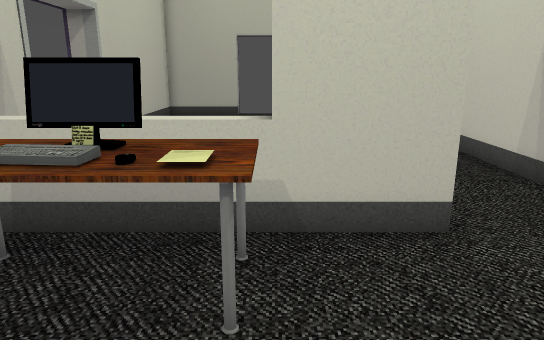
[1] (above)

12 first-person views from a walk through a Godot game level. The camera is 1.2 m above the floor, tilts 14° down and sees 70° across. Doors that lead somewhere are drawn open, without their leaves. The floor is counted in squares, 0.5 m on a side. Each view is taken from the middle of a square. On the plan, view 1 faces up. The plan holds only what a view shows up to about 20 squares ahead; the rest is blank.

[2]
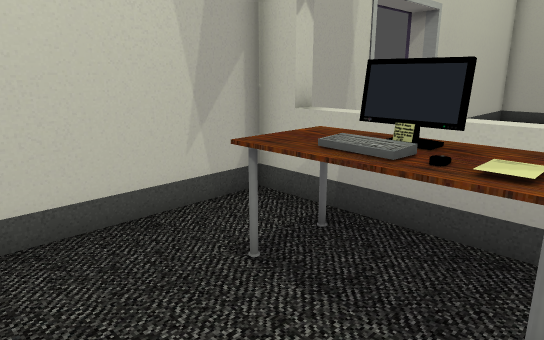

[3]
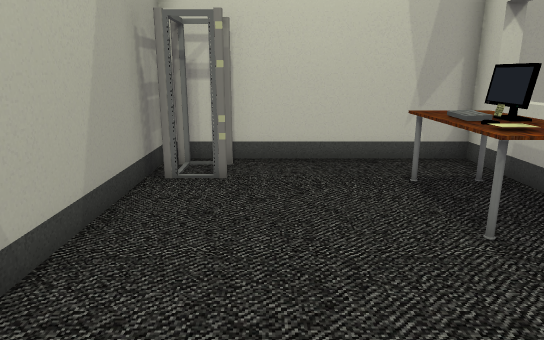

[4]
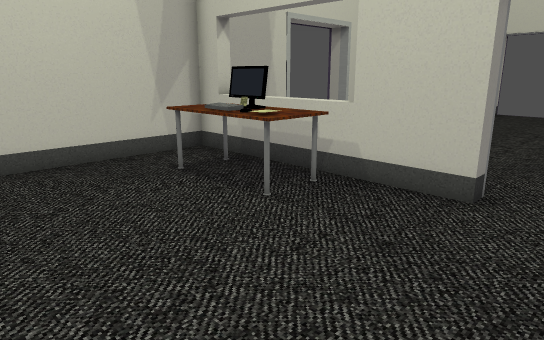

[5]
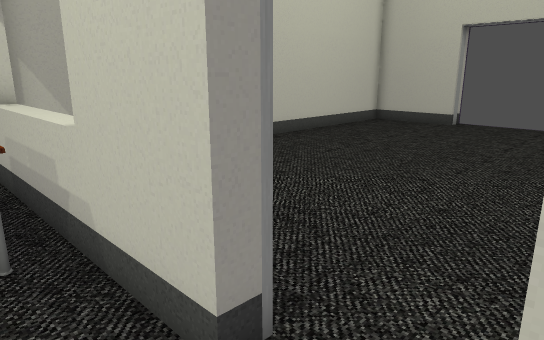

[6]
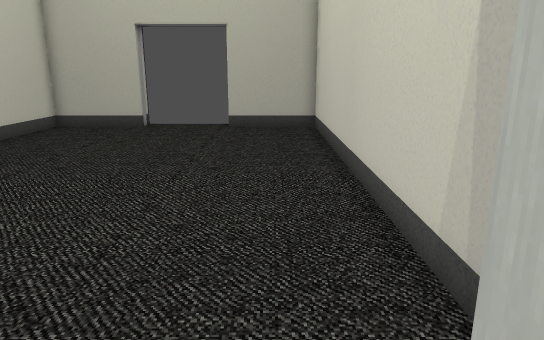

[7]
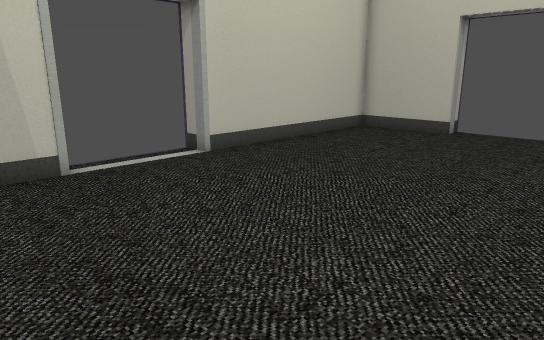

[8]
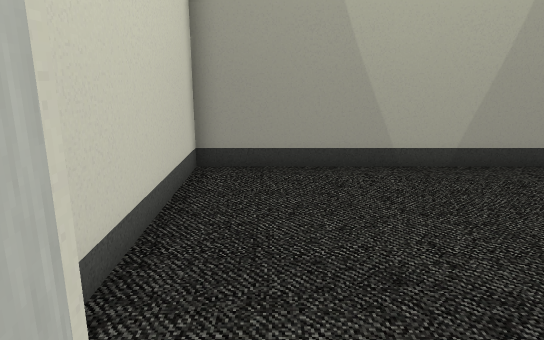

[9]
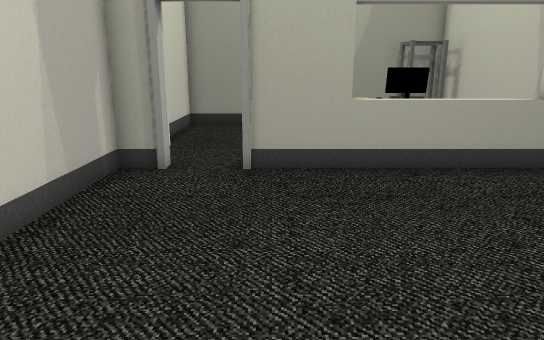

[10]
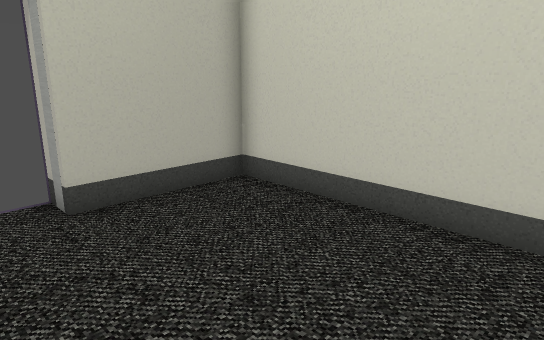

[11]
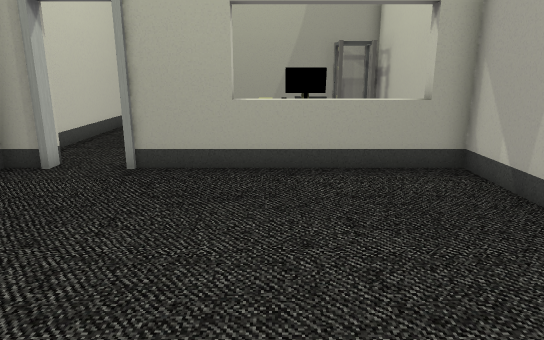

[12]
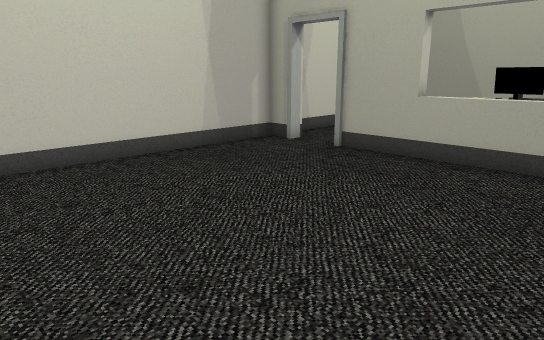

### Floor plan
Points are (right, up) in squares from view 1. A wall is a line through its corners. A room is listed if a view was taken in it or the views show most of it. See-through windows are left out.
Room 1 (views 1, 2, 3, 4, 5, 6)
walls: (2.8, 5.6) (-6, 5.6) (-6, -3) (6, -3) (6, 4.2)
ways out: open door at (3.5, 6) to room 2
objects: other object (-5, -2) to (-4, -1); desk (-4, 3) to (0, 5); keyboard (-3, 3) to (-2, 4); monitor (-2, 4)
Room 2 (views 7, 8, 9, 10, 11, 12)
walls: (-6, 10.1) (-6, 6.1) (2.8, 6.1); (-2, 23) (-6, 23) (-6, 14); (4.6, 6.1) (6, 6.1) (6, 23) (2, 23)
ways out: open door at (3.5, 6) to room 1; open door at (-6, 12); open door at (-0.2, 23.4)

Positions as (right, up) in squares from view 1, and headings:
1: (0, 0), facing up
2: (0, 0), facing up-left
3: (5, 0), facing left
4: (5, -2), facing up-left
5: (5, 4), facing up-left
6: (4, 5), facing up
7: (4, 7), facing up-left
8: (4, 7), facing down
9: (2, 16), facing down
10: (0, 16), facing up-right
11: (-1, 16), facing down
12: (-5, 17), facing down-right
